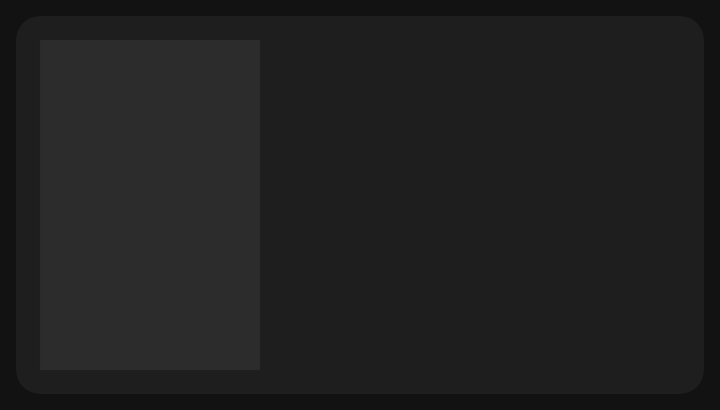
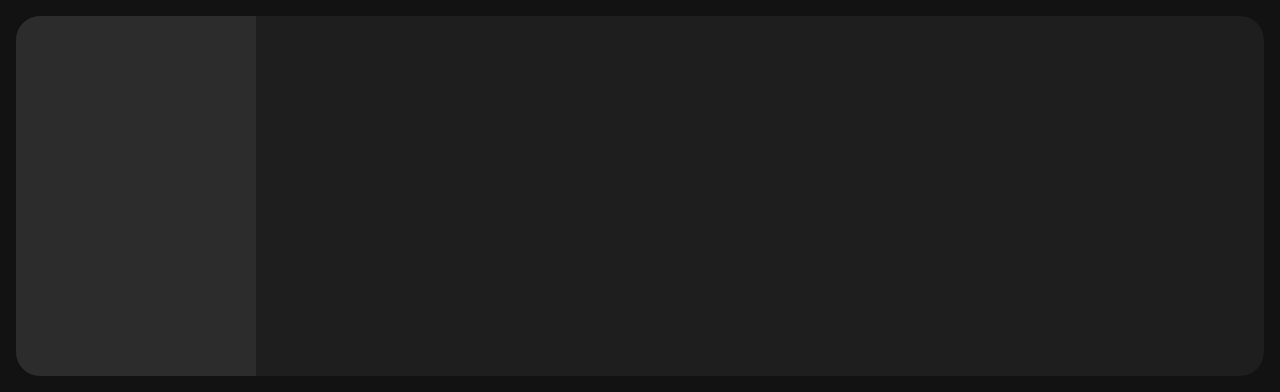

An Android layout and its configuration variant, each rendered on a device that would load it. The default file and the variant file are quoted in full after the pictures.
<!-- AndroidManifest.xml: application theme Theme.FlixsterPlus -->
<!-- res/layout/fragment_movie.xml -->
<?xml version="1.0" encoding="utf-8"?>
<com.google.android.material.card.MaterialCardView xmlns:android="http://schemas.android.com/apk/res/android"
    xmlns:app="http://schemas.android.com/apk/res-auto"
    android:layout_width="match_parent"
    android:layout_height="wrap_content"
    android:layout_margin="@dimen/spacing_small"
    android:clickable="true"
    android:focusable="true"
    app:cardBackgroundColor="@color/flix_surface"
    app:cardCornerRadius="12dp"
    app:strokeWidth="0dp">

    <androidx.constraintlayout.widget.ConstraintLayout
        android:layout_width="match_parent"
        android:layout_height="wrap_content"
        android:padding="@dimen/spacing_medium">

        
        <ImageView
            android:id="@+id/moviePoster"
            android:layout_width="@dimen/poster_width"
            android:layout_height="0dp"
            android:background="@color/flix_surface_variant"
            android:contentDescription="@string/poster_content_description"
            android:scaleType="centerCrop"
            app:layout_constraintDimensionRatio="2:3"
            app:layout_constraintStart_toStartOf="parent"
            app:layout_constraintTop_toTopOf="parent" />

        <TextView
            android:id="@+id/movieTitle"
            android:layout_width="0dp"
            android:layout_height="wrap_content"
            android:layout_marginStart="@dimen/spacing_medium"
            android:textAppearance="@style/TextAppearance.FlixsterPlus.Title"
            app:layout_constraintEnd_toEndOf="parent"
            app:layout_constraintStart_toEndOf="@id/moviePoster"
            app:layout_constraintTop_toTopOf="parent" />

        <TextView
            android:id="@+id/movieOverview"
            android:layout_width="0dp"
            android:layout_height="wrap_content"
            android:layout_marginStart="@dimen/spacing_medium"
            android:layout_marginTop="@dimen/spacing_small"
            android:ellipsize="end"
            android:maxLines="8"
            android:textAppearance="@style/TextAppearance.FlixsterPlus.Overview"
            app:layout_constraintEnd_toEndOf="parent"
            app:layout_constraintStart_toEndOf="@id/moviePoster"
            app:layout_constraintTop_toBottomOf="@id/movieTitle" />
    </androidx.constraintlayout.widget.ConstraintLayout>
</com.google.android.material.card.MaterialCardView>
<!-- resources referenced by this layout -->
<resources>
  <color name="flix_surface">#FF1E1E1E</color>
  <color name="flix_surface_variant">#FF2C2C2C</color>
  <dimen name="poster_width">110dp</dimen>
  <dimen name="spacing_medium">12dp</dimen>
  <dimen name="spacing_small">8dp</dimen>
  <string name="poster_content_description">Poster for %1$s</string>
  <style name="TextAppearance.FlixsterPlus.Overview" parent="TextAppearance.Material3.BodyMedium">
          <item name="android:textColor">@color/flix_on_surface_muted</item>
          <item name="android:lineSpacingMultiplier">1.15</item>
      </style>
  <style name="TextAppearance.FlixsterPlus.Title" parent="TextAppearance.Material3.TitleMedium">
          <item name="android:textColor">@color/flix_on_surface</item>
          <item name="android:textStyle">bold</item>
      </style>
  <style name="Theme.FlixsterPlus" parent="Theme.Material3.Dark.NoActionBar">
          <item name="colorPrimary">@color/flix_red</item>
          <item name="colorOnPrimary">@android:color/white</item>
          <item name="android:colorBackground">@color/flix_background</item>
          <item name="colorSurface">@color/flix_background</item>
          <item name="colorSurfaceContainer">@color/flix_surface</item>
          <item name="colorOnSurface">@color/flix_on_surface</item>
          <item name="colorOnSurfaceVariant">@color/flix_on_surface_muted</item>
          
          <item name="colorSecondaryContainer">@color/flix_red</item>
          <item name="colorOnSecondaryContainer">@android:color/white</item>
      </style>
  <color name="flix_on_surface_muted">#FFB3B3B3</color>
  <color name="flix_on_surface">#FFF5F5F5</color>
  <color name="flix_red">#FFE50914</color>
  <color name="flix_background">#FF121212</color>
</resources>
<!-- res/layout-land/fragment_movie.xml (the repository's variant of the layout above) -->
<!-- drawn on the phone turned sideways -->
<?xml version="1.0" encoding="utf-8"?>
<com.google.android.material.card.MaterialCardView xmlns:android="http://schemas.android.com/apk/res/android"
    xmlns:app="http://schemas.android.com/apk/res-auto"
    android:layout_width="match_parent"
    android:layout_height="180dp"
    android:layout_margin="@dimen/spacing_small"
    android:clickable="true"
    android:focusable="true"
    app:cardBackgroundColor="@color/flix_surface"
    app:cardCornerRadius="12dp"
    app:strokeWidth="0dp">

    <androidx.constraintlayout.widget.ConstraintLayout
        android:layout_width="match_parent"
        android:layout_height="match_parent">

        
        <ImageView
            android:id="@+id/moviePoster"
            android:layout_width="0dp"
            android:layout_height="match_parent"
            android:background="@color/flix_surface_variant"
            android:contentDescription="@string/poster_content_description"
            android:scaleType="centerCrop"
            app:layout_constraintDimensionRatio="2:3"
            app:layout_constraintStart_toStartOf="parent"
            app:layout_constraintTop_toTopOf="parent" />

        <TextView
            android:id="@+id/movieTitle"
            android:layout_width="0dp"
            android:layout_height="wrap_content"
            android:layout_marginStart="@dimen/spacing_medium"
            android:layout_marginTop="@dimen/spacing_medium"
            android:layout_marginEnd="@dimen/spacing_medium"
            android:ellipsize="end"
            android:maxLines="2"
            android:textAppearance="@style/TextAppearance.FlixsterPlus.Title"
            app:layout_constraintEnd_toEndOf="parent"
            app:layout_constraintStart_toEndOf="@id/moviePoster"
            app:layout_constraintTop_toTopOf="parent" />

        <TextView
            android:id="@+id/movieOverview"
            android:layout_width="0dp"
            android:layout_height="wrap_content"
            android:layout_marginStart="@dimen/spacing_medium"
            android:layout_marginTop="@dimen/spacing_small"
            android:layout_marginEnd="@dimen/spacing_medium"
            android:layout_marginBottom="@dimen/spacing_medium"
            android:ellipsize="end"
            android:maxLines="4"
            app:layout_constrainedHeight="true"
            app:layout_constraintVertical_bias="0"
            android:textAppearance="@style/TextAppearance.FlixsterPlus.Overview"
            app:layout_constraintBottom_toBottomOf="parent"
            app:layout_constraintEnd_toEndOf="parent"
            app:layout_constraintStart_toEndOf="@id/moviePoster"
            app:layout_constraintTop_toBottomOf="@id/movieTitle" />
    </androidx.constraintlayout.widget.ConstraintLayout>
</com.google.android.material.card.MaterialCardView>
<!-- resources referenced by the variant -->
<!-- as the phone turned sideways resolves them -->
<resources>
  <color name="flix_surface">#FF1E1E1E</color>
  <color name="flix_surface_variant">#FF2C2C2C</color>
  <dimen name="spacing_medium">12dp</dimen>
  <dimen name="spacing_small">8dp</dimen>
  <string name="poster_content_description">Poster for %1$s</string>
  <style name="TextAppearance.FlixsterPlus.Overview" parent="TextAppearance.Material3.BodyMedium">
          <item name="android:textColor">@color/flix_on_surface_muted</item>
          <item name="android:lineSpacingMultiplier">1.15</item>
      </style>
  <style name="TextAppearance.FlixsterPlus.Title" parent="TextAppearance.Material3.TitleMedium">
          <item name="android:textColor">@color/flix_on_surface</item>
          <item name="android:textStyle">bold</item>
      </style>
  <style name="Theme.FlixsterPlus" parent="Theme.Material3.Dark.NoActionBar">
          <item name="colorPrimary">@color/flix_red</item>
          <item name="colorOnPrimary">@android:color/white</item>
          <item name="android:colorBackground">@color/flix_background</item>
          <item name="colorSurface">@color/flix_background</item>
          <item name="colorSurfaceContainer">@color/flix_surface</item>
          <item name="colorOnSurface">@color/flix_on_surface</item>
          <item name="colorOnSurfaceVariant">@color/flix_on_surface_muted</item>
          
          <item name="colorSecondaryContainer">@color/flix_red</item>
          <item name="colorOnSecondaryContainer">@android:color/white</item>
      </style>
  <color name="flix_on_surface_muted">#FFB3B3B3</color>
  <color name="flix_on_surface">#FFF5F5F5</color>
  <color name="flix_red">#FFE50914</color>
  <color name="flix_background">#FF121212</color>
</resources>
